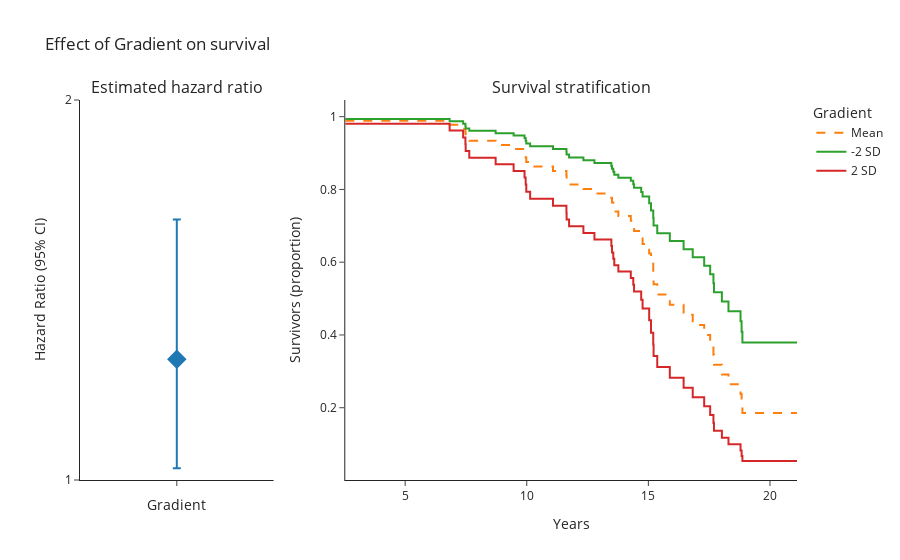

The notebook cell this image was saved under:
### Markdown cell above
## Combined cohorts

### Code cell
cohort = [21, 36]
survival_columns = ['Gradient']
cph = survival_analysis(survival_columns, cohort)
fig = plot_hr_analysis(cph, covariate=survival_columns[0])
fig.show()
fig.write_image(path + 'LBC_gradient.svg', width=1000)
